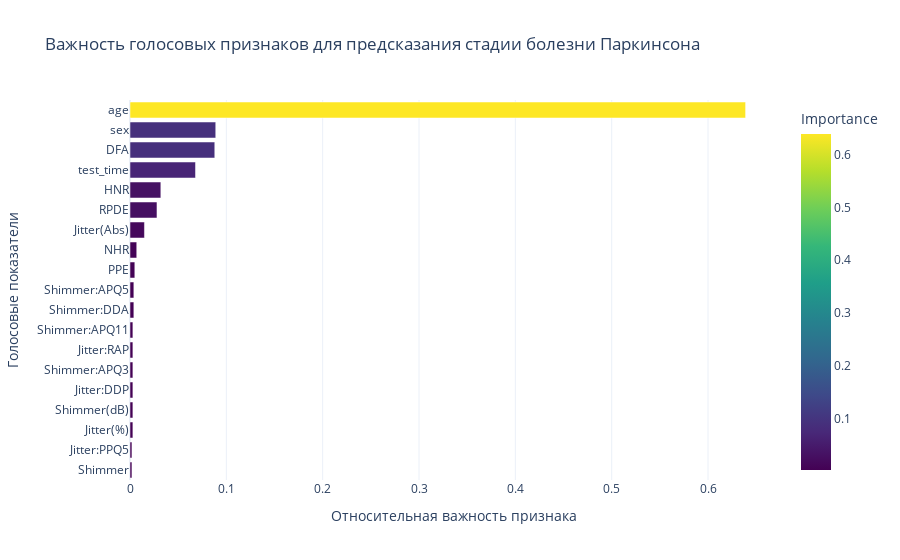

Notebook code cell kept with this figure:
### Code cell
importances = pd.DataFrame({
    'Feature': X.columns,
    'Importance': model.feature_importances_
}).sort_values(by='Importance', ascending=True)

fig_imp = px.bar(importances, x='Importance', y='Feature', orientation='h',
                 title='Какие показатели голоса важнее всего для предсказания стадии болезни?',
                 color='Importance', color_continuous_scale='Viridis')
fig_imp.show()

### Figure 1 — Plotly figure (JSON) as saved in the notebook; plotly's stock layout.template omitted (floating-point values rounded to 4 significant figures)
{"data": [{"hovertemplate": "Importance=%{marker.color}<br>Feature=%{y}<extra></extra>", "legendgroup": "", "marker": {"color": [0.002, 0.002, 0.003, 0.003, 0.003, 0.003, 0.003, 0.003, 0.004, 0.004, 0.005, 0.007, 0.015, 0.028, 0.032, 0.068, 0.088, 0.089, 0.639], "coloraxis": "coloraxis", "pattern": {"shape": ""}}, "name": "", "orientation": "h", "showlegend": false, "textposition": "auto", "type": "bar", "x": [0.002, 0.002, 0.003, 0.003, 0.003, 0.003, 0.003, 0.003, 0.004, 0.004, 0.005, 0.007, 0.015, 0.028, 0.032, 0.068, 0.088, 0.089, 0.639], "xaxis": "x", "y": ["Shimmer", "Jitter:PPQ5", "Jitter(%)", "Shimmer(dB)", "Jitter:DDP", "Shimmer:APQ3", "Jitter:RAP", "Shimmer:APQ11", "Shimmer:DDA", "Shimmer:APQ5", "PPE", "NHR", "Jitter(Abs)", "RPDE", "HNR", "test_time", "DFA", "sex", "age"], "yaxis": "y"}], "layout": {"barmode": "relative", "coloraxis": {"colorbar": {"title": {"text": "Importance"}}, "colorscale": [[0, "#440154"], [0.1111, "#482878"], [0.2222, "#3e4989"], [0.3333, "#31688e"], [0.4444, "#26828e"], [0.5556, "#1f9e89"], [0.6667, "#35b779"], [0.7778, "#6ece58"], [0.8889, "#b5de2b"], [1, "#fde725"]]}, "legend": {"tracegroupgap": 0}, "title": {"text": "Важность голосовых признаков для предсказания стадии болезни Паркинсона"}, "xaxis": {"anchor": "y", "domain": [0, 1], "title": {"text": "Относительная важность признака"}}, "yaxis": {"anchor": "x", "domain": [0, 1], "title": {"text": "Голосовые показатели"}}}}
